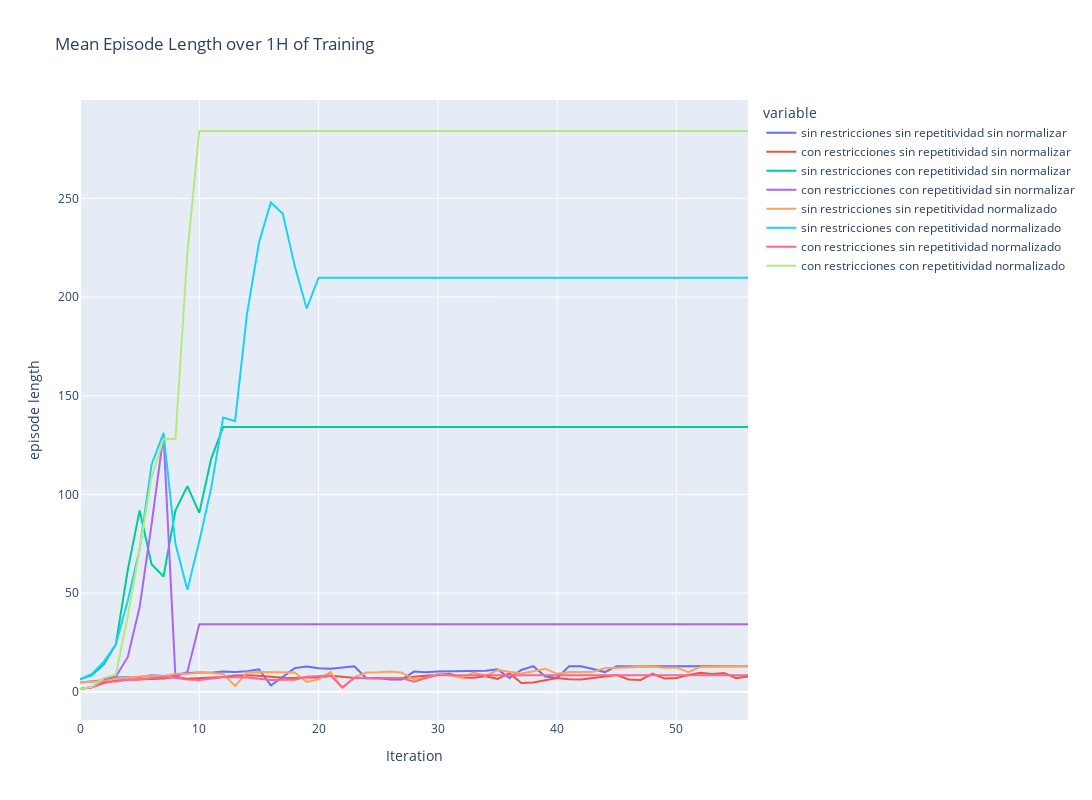

Notebook code cell kept with this figure:
### Code cell
fig = px.line(mean_episode_length_df, title='Mean Episode Length over 1H of Training')
fig.update_xaxes(title_text='Iteration')
fig.update_yaxes(title_text='episode length')

fig.update_layout(
    autosize=False,
    width=1600,
    height=800,)

fig.show()

### Figure 1 — Plotly figure (JSON) as saved in the notebook; plotly's stock layout.template omitted (floating-point values rounded to 4 significant figures)
{"data": [{"hovertemplate": "variable=sin restricciones sin repetitividad sin normalizar<br>index=%{x}<br>value=%{y}<extra></extra>", "legendgroup": "sin restricciones sin repetitividad sin normalizar", "line": {"color": "#636efa", "dash": "solid"}, "marker": {"symbol": "circle"}, "mode": "lines", "name": "sin restricciones sin repetitividad sin normalizar", "orientation": "v", "showlegend": true, "type": "scatter", "x": [0, 1, 2, 3, 4, 5, 6, 7, 8, 9, 10, 11, 12, 13, 14, 15, 16, 17, 18, 19, 20, 21, 22, 23, 24, 25, 26, 27, 28, 29, 30, 31, 32, 33, 34, 35, 36, 37, 38, 39, 40, 41, 42, 43, 44, 45, 46, 47, 48, 49, 50, 51, 52, 53, 54, 55, 56], "xaxis": "x", "y": [4.75, 5.35, 5.85, 7.225, 7.4, 7.525, 8.375, 8.05, 8.675, 9.475, 9.825, 9.65, 10.35, 10.05, 10.4, 11.45, 3.225, 7.725, 12, 12.85, 12, 11.75, 12.4, 12.97, 6.875, 6.975, 6.225, 6.3, 10.28, 9.95, 10.32, 10.47, 10.62, 10.55, 10.65, 11.43, 6.975, 11.05, 13, 7.8, 7.05, 12.9, 13, 11.55, 10, 13, 12.8, 12.85, 13, 13, 13, 13, 13, 13, 13, 13, 13], "yaxis": "y"}, {"hovertemplate": "variable=con restricciones sin repetitividad sin normalizar<br>index=%{x}<br>value=%{y}<extra></extra>", "legendgroup": "con restricciones sin repetitividad sin normalizar", "line": {"color": "#EF553B", "dash": "solid"}, "marker": {"symbol": "circle"}, "mode": "lines", "name": "con restricciones sin repetitividad sin normalizar", "orientation": "v", "showlegend": true, "type": "scatter", "x": [0, 1, 2, 3, 4, 5, 6, 7, 8, 9, 10, 11, 12, 13, 14, 15, 16, 17, 18, 19, 20, 21, 22, 23, 24, 25, 26, 27, 28, 29, 30, 31, 32, 33, 34, 35, 36, 37, 38, 39, 40, 41, 42, 43, 44, 45, 46, 47, 48, 49, 50, 51, 52, 53, 54, 55, 56], "xaxis": "x", "y": [1.429, 2.275, 4.45, 5.675, 6.075, 6.45, 6.55, 6.8, 7.5, 6.6, 6.95, 7, 7.45, 8.225, 8.375, 8.125, 7.425, 7.1, 7.05, 7.4, 7.15, 8.175, 7.675, 7, 6.975, 7.025, 7.05, 6.875, 7.675, 8.125, 8.375, 9.125, 7.225, 7.075, 7.9, 6.575, 9.425, 4.475, 4.725, 6.05, 7.05, 6.425, 6.25, 6.95, 7.55, 8.475, 6.275, 6.05, 9.175, 6.7, 7.025, 8.55, 9.6, 9.075, 9.575, 6.95, 7.75], "yaxis": "y"}, {"hovertemplate": "variable=sin restricciones con repetitividad sin normalizar<br>index=%{x}<br>value=%{y}<extra></extra>", "legendgroup": "sin restricciones con repetitividad sin normalizar", "line": {"color": "#00cc96", "dash": "solid"}, "marker": {"symbol": "circle"}, "mode": "lines", "name": "sin restricciones con repetitividad sin normalizar", "orientation": "v", "showlegend": true, "type": "scatter", "x": [0, 1, 2, 3, 4, 5, 6, 7, 8, 9, 10, 11, 12, 13, 14, 15, 16, 17, 18, 19, 20, 21, 22, 23, 24, 25, 26, 27, 28, 29, 30, 31, 32, 33, 34, 35, 36, 37, 38, 39, 40, 41, 42, 43, 44, 45, 46, 47, 48, 49, 50, 51, 52, 53, 54, 55, 56], "xaxis": "x", "y": [6.333, 8.45, 13.88, 23.98, 61.58, 91.92, 64.65, 58.4, 91.83, 104.2, 90.67, 118.2, 134.2, 134.2, 134.2, 134.2, 134.2, 134.2, 134.2, 134.2, 134.2, 134.2, 134.2, 134.2, 134.2, 134.2, 134.2, 134.2, 134.2, 134.2, 134.2, 134.2, 134.2, 134.2, 134.2, 134.2, 134.2, 134.2, 134.2, 134.2, 134.2, 134.2, 134.2, 134.2, 134.2, 134.2, 134.2, 134.2, 134.2, 134.2, 134.2, 134.2, 134.2, 134.2, 134.2, 134.2, 134.2], "yaxis": "y"}, {"hovertemplate": "variable=con restricciones con repetitividad sin normalizar<br>index=%{x}<br>value=%{y}<extra></extra>", "legendgroup": "con restricciones con repetitividad sin normalizar", "line": {"color": "#ab63fa", "dash": "solid"}, "marker": {"symbol": "circle"}, "mode": "lines", "name": "con restricciones con repetitividad sin normalizar", "orientation": "v", "showlegend": true, "type": "scatter", "x": [0, 1, 2, 3, 4, 5, 6, 7, 8, 9, 10, 11, 12, 13, 14, 15, 16, 17, 18, 19, 20, 21, 22, 23, 24, 25, 26, 27, 28, 29, 30, 31, 32, 33, 34, 35, 36, 37, 38, 39, 40, 41, 42, 43, 44, 45, 46, 47, 48, 49, 50, 51, 52, 53, 54, 55, 56], "xaxis": "x", "y": [1.429, 2.475, 6.425, 7.65, 17.55, 42.95, 84.85, 130.2, 7.45, 10.1, 34.25, 34.25, 34.25, 34.25, 34.25, 34.25, 34.25, 34.25, 34.25, 34.25, 34.25, 34.25, 34.25, 34.25, 34.25, 34.25, 34.25, 34.25, 34.25, 34.25, 34.25, 34.25, 34.25, 34.25, 34.25, 34.25, 34.25, 34.25, 34.25, 34.25, 34.25, 34.25, 34.25, 34.25, 34.25, 34.25, 34.25, 34.25, 34.25, 34.25, 34.25, 34.25, 34.25, 34.25, 34.25, 34.25, 34.25], "yaxis": "y"}, {"hovertemplate": "variable=sin restricciones sin repetitividad normalizado<br>index=%{x}<br>value=%{y}<extra></extra>", "legendgroup": "sin restricciones sin repetitividad normalizado", "line": {"color": "#FFA15A", "dash": "solid"}, "marker": {"symbol": "circle"}, "mode": "lines", "name": "sin restricciones sin repetitividad normalizado", "orientation": "v", "showlegend": true, "type": "scatter", "x": [0, 1, 2, 3, 4, 5, 6, 7, 8, 9, 10, 11, 12, 13, 14, 15, 16, 17, 18, 19, 20, 21, 22, 23, 24, 25, 26, 27, 28, 29, 30, 31, 32, 33, 34, 35, 36, 37, 38, 39, 40, 41, 42, 43, 44, 45, 46, 47, 48, 49, 50, 51, 52, 53, 54, 55, 56], "xaxis": "x", "y": [4.75, 5.275, 5.55, 6.7, 7.2, 7.675, 8.25, 7.875, 9.15, 9.175, 9.675, 9.475, 9.075, 3.025, 9.8, 10.1, 10.12, 10.03, 9.85, 5.025, 6.325, 9.95, 2, 7.3, 9.8, 9.95, 10.25, 9.7, 6.2, 7, 9, 8.375, 7.15, 9.775, 8.025, 11.05, 10, 9.325, 10.38, 11.72, 9.125, 10.05, 10, 10.2, 12, 12.15, 12.47, 12.75, 12.85, 12.25, 12.38, 9.975, 12.6, 12.75, 13, 13, 12.97], "yaxis": "y"}, {"hovertemplate": "variable=sin restricciones con repetitividad normalizado<br>index=%{x}<br>value=%{y}<extra></extra>", "legendgroup": "sin restricciones con repetitividad normalizado", "line": {"color": "#19d3f3", "dash": "solid"}, "marker": {"symbol": "circle"}, "mode": "lines", "name": "sin restricciones con repetitividad normalizado", "orientation": "v", "showlegend": true, "type": "scatter", "x": [0, 1, 2, 3, 4, 5, 6, 7, 8, 9, 10, 11, 12, 13, 14, 15, 16, 17, 18, 19, 20, 21, 22, 23, 24, 25, 26, 27, 28, 29, 30, 31, 32, 33, 34, 35, 36, 37, 38, 39, 40, 41, 42, 43, 44, 45, 46, 47, 48, 49, 50, 51, 52, 53, 54, 55, 56], "xaxis": "x", "y": [6.333, 9.025, 15.32, 23.95, 46.05, 72.3, 115.1, 131.2, 75, 51.65, 76.33, 103.3, 139, 137.1, 191.4, 227.5, 247.9, 242.2, 215.8, 194.2, 209.8, 209.8, 209.8, 209.8, 209.8, 209.8, 209.8, 209.8, 209.8, 209.8, 209.8, 209.8, 209.8, 209.8, 209.8, 209.8, 209.8, 209.8, 209.8, 209.8, 209.8, 209.8, 209.8, 209.8, 209.8, 209.8, 209.8, 209.8, 209.8, 209.8, 209.8, 209.8, 209.8, 209.8, 209.8, 209.8, 209.8], "yaxis": "y"}, {"hovertemplate": "variable=con restricciones sin repetitividad normalizado<br>index=%{x}<br>value=%{y}<extra></extra>", "legendgroup": "con restricciones sin repetitividad normalizado", "line": {"color": "#FF6692", "dash": "solid"}, "marker": {"symbol": "circle"}, "mode": "lines", "name": "con restricciones sin repetitividad normalizado", "orientation": "v", "showlegend": true, "type": "scatter", "x": [0, 1, 2, 3, 4, 5, 6, 7, 8, 9, 10, 11, 12, 13, 14, 15, 16, 17, 18, 19, 20, 21, 22, 23, 24, 25, 26, 27, 28, 29, 30, 31, 32, 33, 34, 35, 36, 37, 38, 39, 40, 41, 42, 43, 44, 45, 46, 47, 48, 49, 50, 51, 52, 53, 54, 55, 56], "xaxis": "x", "y": [1.429, 2.3, 5.05, 5.225, 6.1, 6.3, 7.025, 7.45, 7.15, 6.3, 6.025, 6.7, 7.325, 7.325, 7.275, 6.6, 6.025, 6.175, 6.15, 7.625, 7.925, 8.275, 2.25, 6.975, 7.025, 6.75, 7, 6.825, 5.1, 6.975, 8.45, 8.45, 8.45, 8.45, 8.45, 8.45, 8.45, 8.45, 8.45, 8.45, 8.45, 8.45, 8.45, 8.45, 8.45, 8.45, 8.45, 8.45, 8.45, 8.45, 8.45, 8.45, 8.45, 8.45, 8.45, 8.45, 8.45], "yaxis": "y"}, {"hovertemplate": "variable=con restricciones con repetitividad normalizado<br>index=%{x}<br>value=%{y}<extra></extra>", "legendgroup": "con restricciones con repetitividad normalizado", "line": {"color": "#B6E880", "dash": "solid"}, "marker": {"symbol": "circle"}, "mode": "lines", "name": "con restricciones con repetitividad normalizado", "orientation": "v", "showlegend": true, "type": "scatter", "x": [0, 1, 2, 3, 4, 5, 6, 7, 8, 9, 10, 11, 12, 13, 14, 15, 16, 17, 18, 19, 20, 21, 22, 23, 24, 25, 26, 27, 28, 29, 30, 31, 32, 33, 34, 35, 36, 37, 38, 39, 40, 41, 42, 43, 44, 45, 46, 47, 48, 49, 50, 51, 52, 53, 54, 55, 56], "xaxis": "x", "y": [1.429, 2.475, 7.075, 8.7, 38.15, 72.22, 108.6, 128.1, 128.1, 222.2, 284.1, 284.1, 284.1, 284.1, 284.1, 284.1, 284.1, 284.1, 284.1, 284.1, 284.1, 284.1, 284.1, 284.1, 284.1, 284.1, 284.1, 284.1, 284.1, 284.1, 284.1, 284.1, 284.1, 284.1, 284.1, 284.1, 284.1, 284.1, 284.1, 284.1, 284.1, 284.1, 284.1, 284.1, 284.1, 284.1, 284.1, 284.1, 284.1, 284.1, 284.1, 284.1, 284.1, 284.1, 284.1, 284.1, 284.1], "yaxis": "y"}], "layout": {"autosize": false, "height": 800, "legend": {"title": {"text": "variable"}, "tracegroupgap": 0}, "title": {"text": "Mean Episode Length over 1H of Training"}, "width": 1600, "xaxis": {"anchor": "y", "domain": [0, 1], "title": {"text": "Iteration"}}, "yaxis": {"anchor": "x", "domain": [0, 1], "title": {"text": "episode length"}}}}
